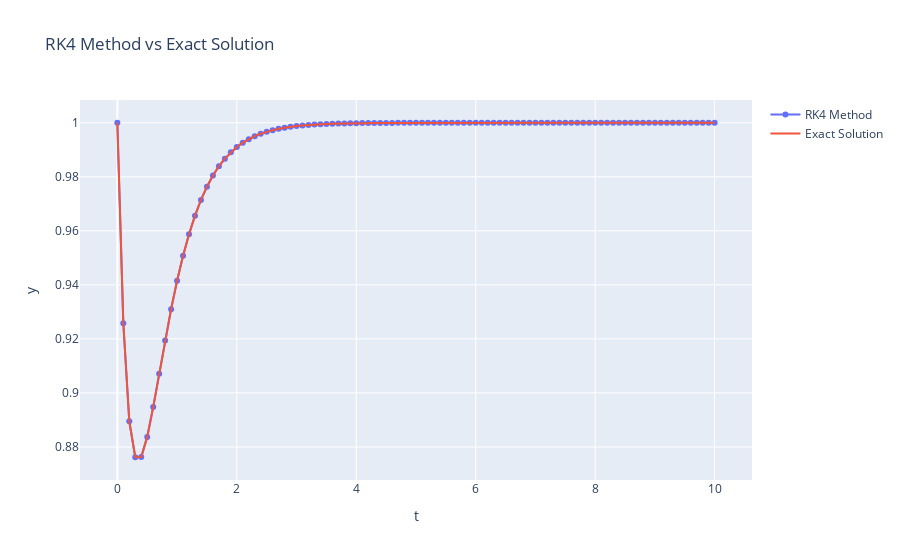

The notebook cell this image was saved under:
### Markdown cell above
We really should write a plotter function now that we're reusing code. But more importantly, see how RK4 better approximates the exact solution around the area where Euler had significant residuals (namely, where the solution was changing more rapidly).

### Code cell
y_exact = exact_f(times)

fig = go.Figure()

# RK4 method
fig.add_trace(go.Scatter(x=times, y=sol, 
                         mode='lines+markers', name='RK4 Method'))

# exact solution
fig.add_trace(go.Scatter(x=times, y=y_exact, 
                         mode='lines', name='Exact Solution'))

fig.update_layout(title='RK4 Method vs Exact Solution',
                  xaxis_title='t',
                  yaxis_title='y')
fig.show()
